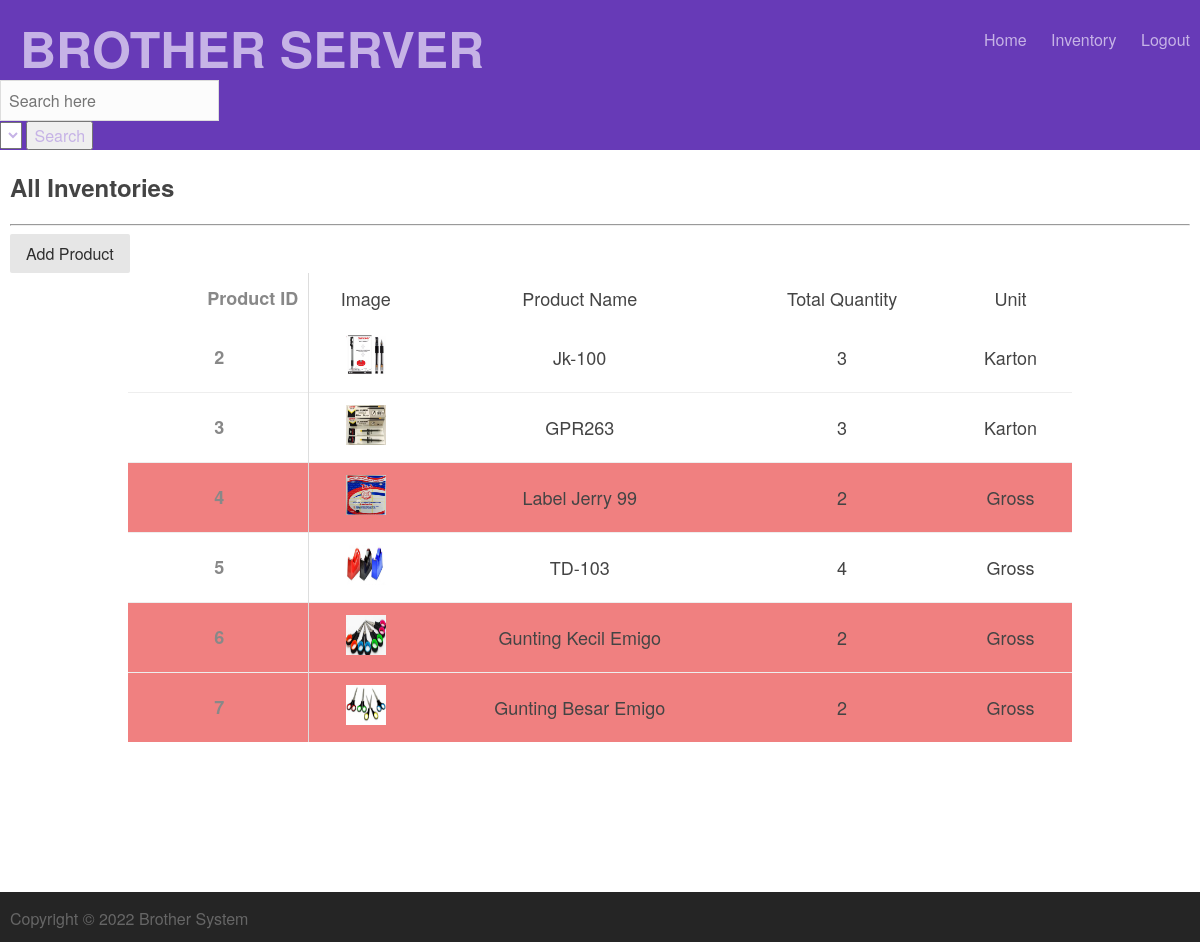
The app's page /inventories (signed in) with its own data.
### tables this page shows
CREATE TABLE Images(
            image_id INTEGER PRIMARY KEY AUTOINCREMENT,
            inventory_id INTEGER REFERENCES Inventory(inventory_id) NOT NULL,
            filename TEXT);

CREATE TABLE Inventory(
            inventory_id INTEGER PRIMARY KEY AUTOINCREMENT,
            inventoryname TEXT,
            quantity INT,
            description TEXT);

### run.py (the view)
@app.route('/inventories')
def list_inventories():
    if ('logged_in' not in session or not session['logged_in']):
        return redirect(url_for('/login'))
    page['title'] = 'List Inventories'
    allinventories = None
    allinventories = myDatabase.select_all_inventories()
    if allinventories == None:
        allinventories = []
    return render_template("listitems/listinventories.html",
                            session=session,
                            page=page,
                            user=user_details,
                            allinventories=allinventories)

### database.py (called while the page is built)
    def execute(self, sql_string):
        out = None
        for string in sql_string.split(";"):
            try:
                out = self.cur.execute(string)
            except sqlite3.DatabaseError as e:
                print("database error:{}".format(e))
                pass
        return out

    def select_all_inventories(self):
        sql_query = """
                SELECT inv.inventory_id, inv.inventoryname, inv.quantity, inv.description, im.filename
                FROM Inventory inv INNER JOIN Images im
                ON inv.inventory_id = im.inventory_id
                ORDER BY inv.inventory_id
            """
        result = []
        self.execute(sql_query)
        cols = [a[0] for a in self.cur.description]
        returning = self.cur.fetchall()
        for row in returning:
            result.append({a:b for a,b in zip(cols, row)})
        return result

### templates/listitems/listinventories.html
{% include 'top.html' %}
<div class="content">
  <div class="container details">
    <h2 class="title">All Inventories</h2>
    <hr />
    {% if session.logged_in %}
    <a class="pure-button" href="{{ url_for('add_inventory')}}">Add Product</a>
    {% endif %}
    <div>
      <table class="styled">
        <thead>
          <tr>
            <td>Product ID</td>
            <td>Image</td>
            <td>Product Name</td>
            <td>Total Quantity</td>
            <td>Unit</td>
          </tr>
        </thead>
        <tbody>
          {% for instance in allinventories %}
          {% if instance.quantity <= 2 %}
          <tr bgcolor="lightcoral" class="clickable-tr" data-href="{{ url_for('single_inventory', inventory_id=instance.inventory_id)}}" >
          {% else %}
          <tr class="clickable-tr" data-href="{{ url_for('single_inventory', inventory_id=instance.inventory_id)}}" >
          {% endif %}
            <td style="text-align: center">{{ instance.inventory_id }}</td>
            <td> <img src="{{ url_for('display_image', filename=instance.filename) }}" width=40, height=40>
            </td>
            <td>{{ instance.inventoryname }}</td>
            <td>{{ instance.quantity }} </td>
            <td>{{ instance.description }}</td>
          </tr>
          {% endfor %}
        </tbody>
      </table>
    </div>
  </div>
</div>
{% include 'bottom.html'%}

### static/css/pure.css (style rules this page uses)
html { font-family: sans-serif; -ms-text-size-adjust: 100%; -webkit-text-size-adjust: 100%; }
body { margin: 0; }
a { background-color: transparent; }
img { border: 0; }
hr { box-sizing: content-box; height: 0; }
table { border-collapse: collapse; border-spacing: 0; }
td, th { padding: 0; }
.pure-button { display: inline-block; zoom: 1; line-height: normal; white-space: nowrap; vertical-align: middle; text-align: center; cursor: pointer; -webkit-user-drag: none; -webkit-user-select: none; -moz-user-select: none; -ms-user-select: none; user-select: none; -webkit-box-sizing: border-box; -moz-box-sizing: border-box; box-sizing: border-box; }
.pure-button { font-family: inherit; font-size: 100%; padding: 0.5em 1em; color: #444; color: rgba(0, 0, 0, 0.80); border: 1px solid #999; border: none rgba(0, 0, 0, 0); background-color: #E6E6E6; text-decoration: none; border-radius: 2px; }

### static/css/main.css (style rules this page uses)
html, button, input, select, textarea, .pure-g [class *= "pure-u"] { font-family: 'Helvetica Neue', 'Arial', serif; }
* { outline: none; }
html { height: 100%; }
body { height: 100%; min-height: 100%; color: #444; }
a { color: #0069D0; text-decoration: none; }
.container { max-width: 1280px; padding: 0 10px; margin: 0 auto; }
table.styled { width: 80%; margin: auto; text-align: center; }
table.styled td, table.styled th { padding: 12px; }
table.styled tbody tr + tr td { border-top: 1px solid #eee; }
.details td { padding: 6px 0; font-size: 18px; }
.details td:first-child { text-align: right; font-weight: bold; padding-right: 10px; color: #888; }
.details td:nth-child(2) { padding-left: 10px; border-left: 1px solid #ddd; }

### records on screen
Images: inventory_id "2", filename (picture), inventoryname "Jk-100", quantity "3", description "Karton"
Images: inventory_id "3", filename (picture), inventoryname "GPR263", quantity "3", description "Karton"
Images: inventory_id "4", filename (picture), inventoryname "Label Jerry 99", quantity "2", description "Gross"
Images: inventory_id "5", filename (picture), inventoryname "TD-103", quantity "4", description "Gross"
Images: inventory_id "6", filename (picture), inventoryname "Gunting Kecil Emigo", quantity "2", description "Gross"
Images: inventory_id "7", filename (picture), inventoryname "Gunting Besar Emigo", quantity "2", description "Gross"
